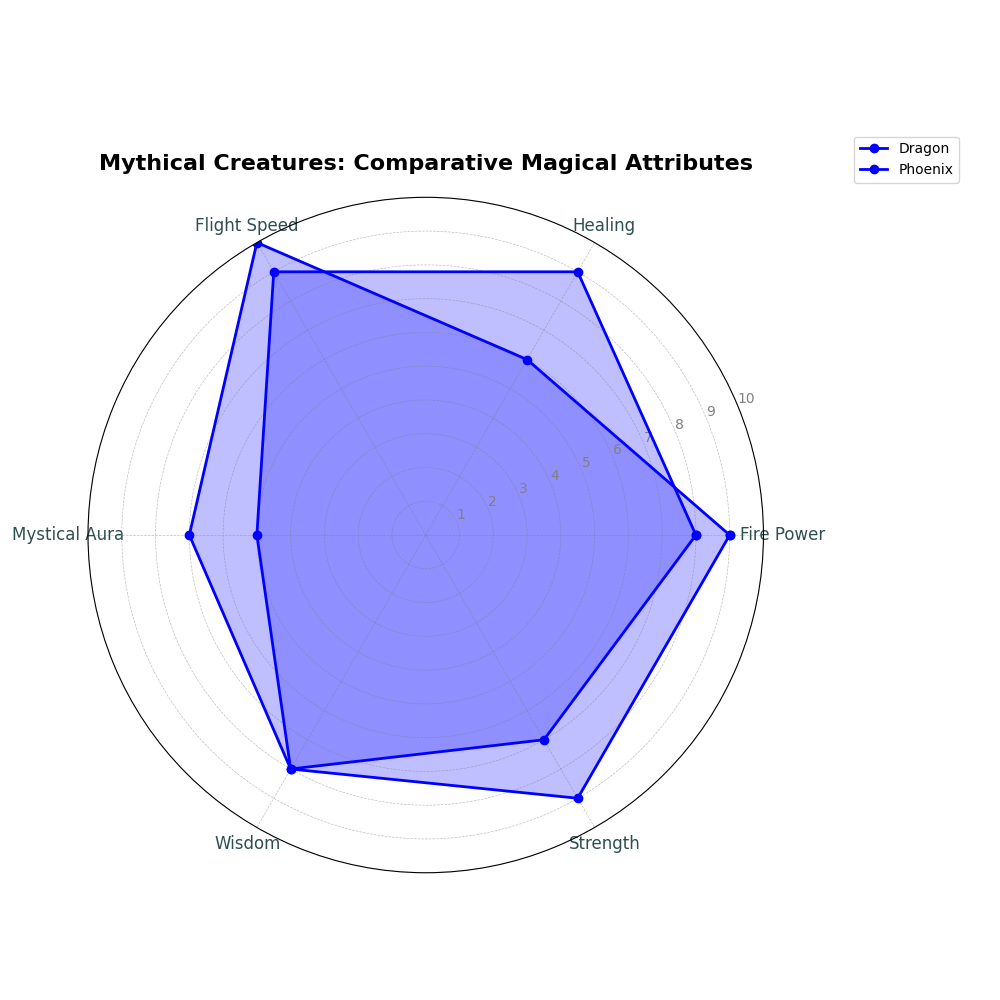

Here is the Python script that generated this plot:
import numpy as np
import matplotlib.pyplot as plt
from math import pi

attributes = ['Fire Power', 'Healing', 'Flight Speed', 'Mystical Aura', 'Wisdom', 'Strength']
dragonscore = [9, 6, 10, 7, 8, 9]
phoenixscore = [8, 9, 9, 5, 8, 7]

num_attributes = len(attributes)
angles = np.linspace(0, 2 * pi, num_attributes, endpoint=False).tolist()
angles += angles[:1]

dragonscore += dragonscore[:1]
phoenixscore += phoenixscore[:1]

fig, ax = plt.subplots(figsize=(10, 10), subplot_kw=dict(polar=True))

# Apply a single color for both Dragon and Phoenix
color = 'blue'

ax.plot(angles, dragonscore, linewidth=2, linestyle='-', marker='o', color=color, label='Dragon')
ax.fill(angles, dragonscore, color, alpha=0.25)

ax.plot(angles, phoenixscore, linewidth=2, linestyle='-', marker='o', color=color, label='Phoenix')
ax.fill(angles, phoenixscore, color, alpha=0.25)

plt.xticks(angles[:-1], attributes, color='darkslategray', size=12)
plt.title("Mythical Creatures: Comparative Magical Attributes", size=16, weight='bold', pad=20)
ax.yaxis.set_tick_params(labelsize=10, colors='darkslategray')
ax.grid(color='gray', linestyle='--', linewidth=0.5, alpha=0.5)
plt.yticks(range(1, 11), ['1', '2', '3', '4', '5', '6', '7', '8', '9', '10'], color='grey', size=10)
plt.ylim(0, 10)
plt.legend(loc='upper right', bbox_to_anchor=(1.3, 1.1), fontsize=10)
plt.tight_layout()
plt.show()
